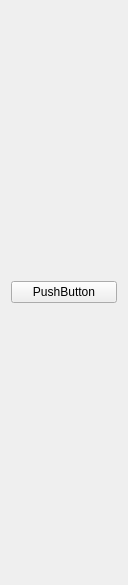
<?xml version="1.0" encoding="UTF-8"?>
<ui version="4.0">
 <class>MHRightNavigation</class>
 <widget class="QWidget" name="MHRightNavigation">
  <property name="geometry">
   <rect>
    <x>0</x>
    <y>0</y>
    <width>128</width>
    <height>585</height>
   </rect>
  </property>
  <property name="sizePolicy">
   <sizepolicy hsizetype="Fixed" vsizetype="Expanding">
    <horstretch>0</horstretch>
    <verstretch>0</verstretch>
   </sizepolicy>
  </property>
  <property name="windowTitle">
   <string>Form</string>
  </property>
  <layout class="QGridLayout" name="gridLayout">
   <item row="0" column="0">
    <widget class="QPushButton" name="pushButton">
     <property name="text">
      <string>PushButton</string>
     </property>
    </widget>
   </item>
  </layout>
 </widget>
 <resources/>
 <connections/>
</ui>
